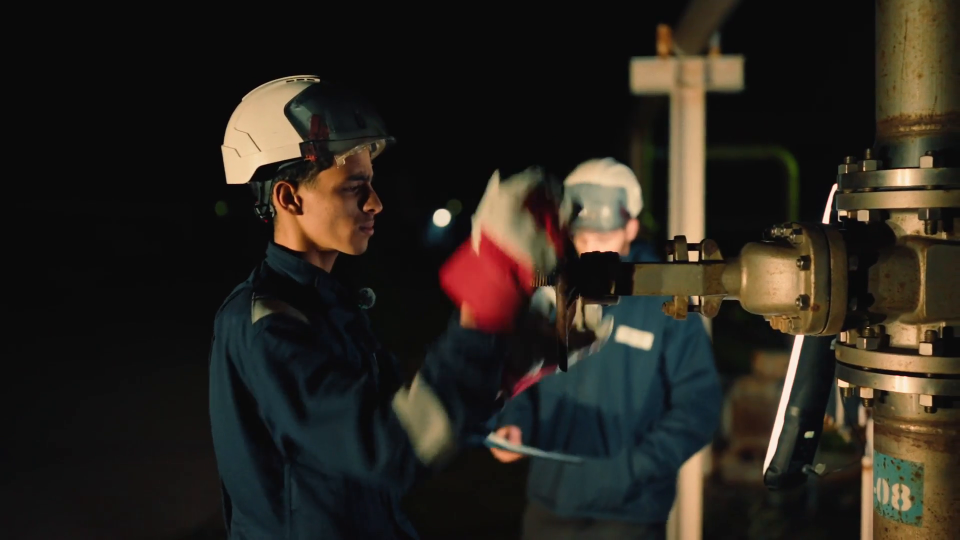
#> input picture frame 12 of video/15561206_1920_1080_25fps.mp4, 1920 x 1080 px, given in place of mantenimiento-1.mp4, which was not available (shown at 1/2 size)
$ python check_diff.py
#> lines starting #> are read from the running program, lines starting #| are printed output that depends on the picture
import cv2
import numpy as np

cap = cv2.VideoCapture('video/mantenimiento-1.mp4')
fps = cap.get(cv2.CAP_PROP_FPS)

# Check frame differences between consecutive frames 1 second apart vs 1 frame apart
ret, f1 = cap.read()
#> f1 is the input picture: shape (1080, 1920, 3); mean B, G, R 29.9, 36.8, 41.6
cap.set(cv2.CAP_PROP_POS_FRAMES, 25)
ret, f2 = cap.read()
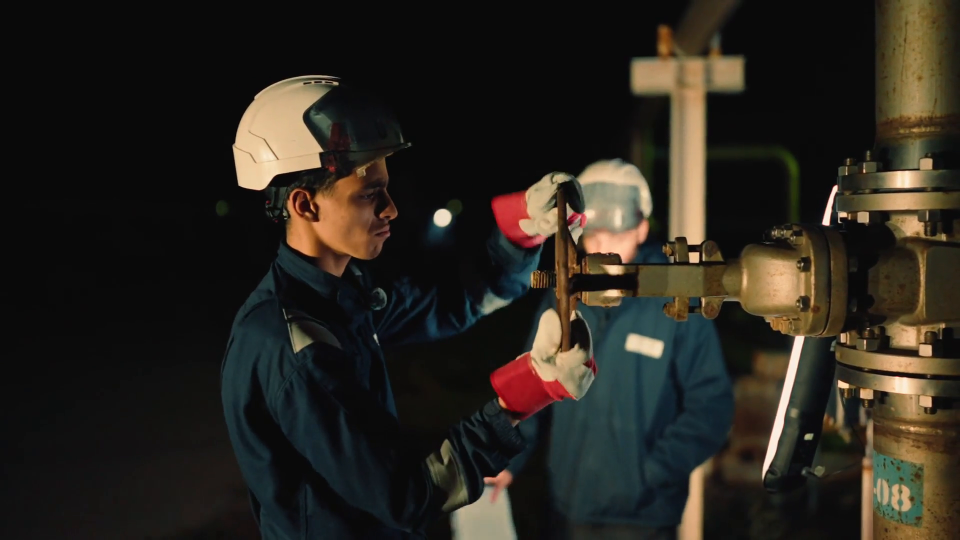
#> input picture frame 25 of video/15561206_1920_1080_25fps.mp4, 1920 x 1080 px, given in place of mantenimiento-1.mp4, which was not available (shown at 1/2 size)
#> f2 is the input picture: shape (1080, 1920, 3); mean B, G, R 30.4, 37.5, 41.8
cap.set(cv2.CAP_PROP_POS_FRAMES, 50)
ret, f3 = cap.read()
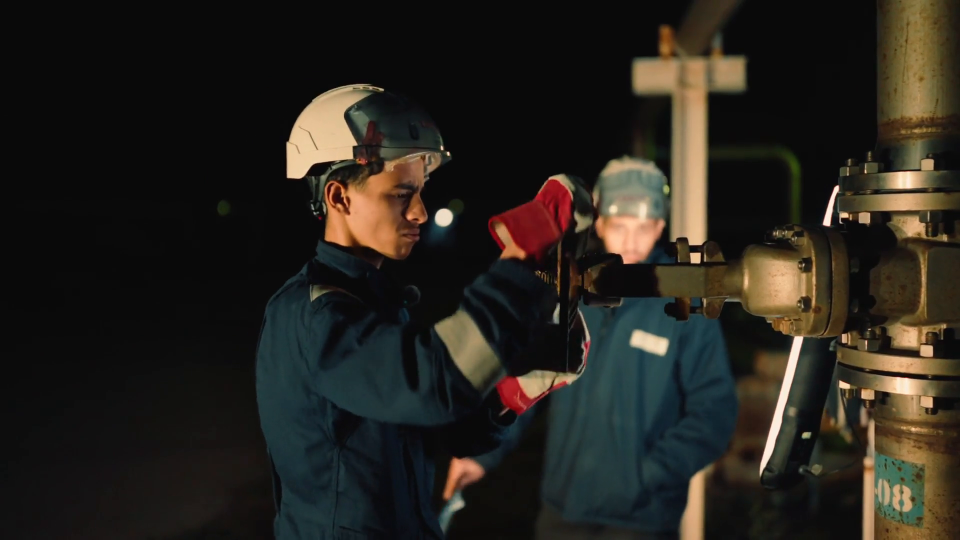
#> input picture frame 50 of video/15561206_1920_1080_25fps.mp4, 1920 x 1080 px, given in place of mantenimiento-1.mp4, which was not available (shown at 1/2 size)
#> f3 is the input picture: shape (1080, 1920, 3); mean B, G, R 29.4, 35.7, 39.2

diff1 = np.mean(np.abs(f1.astype(float) - f2.astype(float)))
#> diff1 = 13.04
diff2 = np.mean(np.abs(f2.astype(float) - f3.astype(float)))
#> diff2 = 14.72
print(f"Mean pixel diff across 1 sec: {diff1:.2f}, {diff2:.2f}")
#| Mean pixel diff across 1 sec: 13.04, 14.72

cap.release()

$ run again, starting later in the video
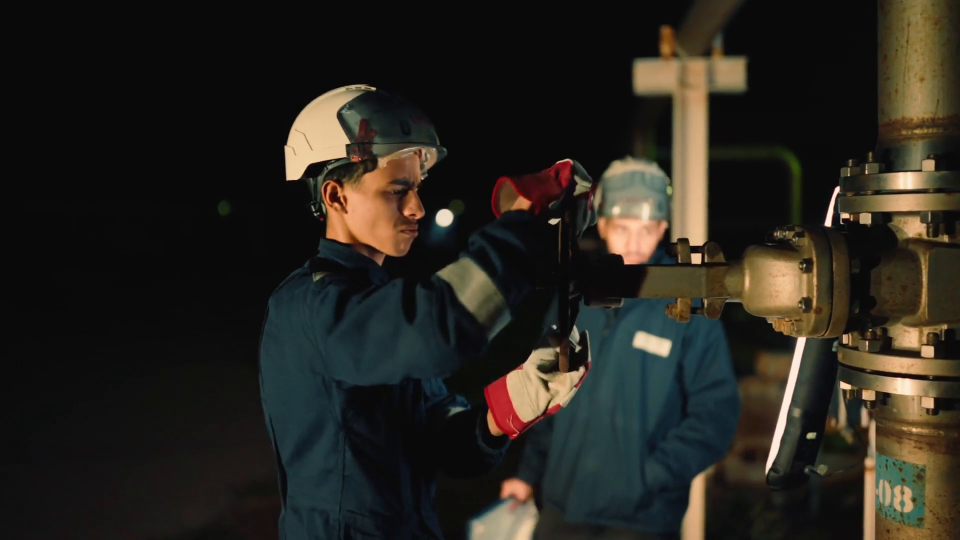
#> input picture frame 56 of video/15561206_1920_1080_25fps.mp4, 1920 x 1080 px, given in place of mantenimiento-1.mp4, which was not available (shown at 1/2 size)
#> f1 is the input picture: shape (1080, 1920, 3); mean B, G, R 30.3, 37, 40.1
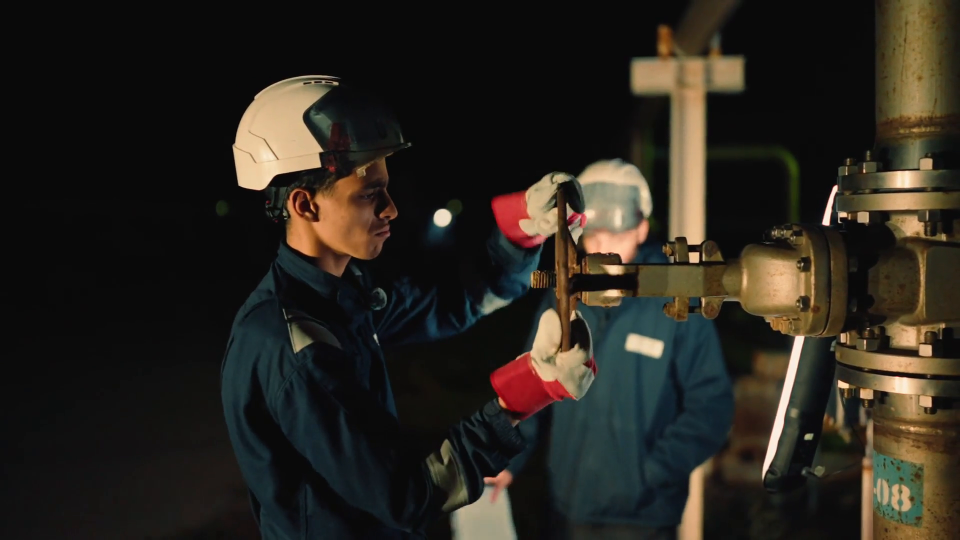
#> input picture frame 25 of video/15561206_1920_1080_25fps.mp4, 1920 x 1080 px, given in place of mantenimiento-1.mp4, which was not available (shown at 1/2 size)
#> f2 is the input picture: shape (1080, 1920, 3); mean B, G, R 30.4, 37.5, 41.8
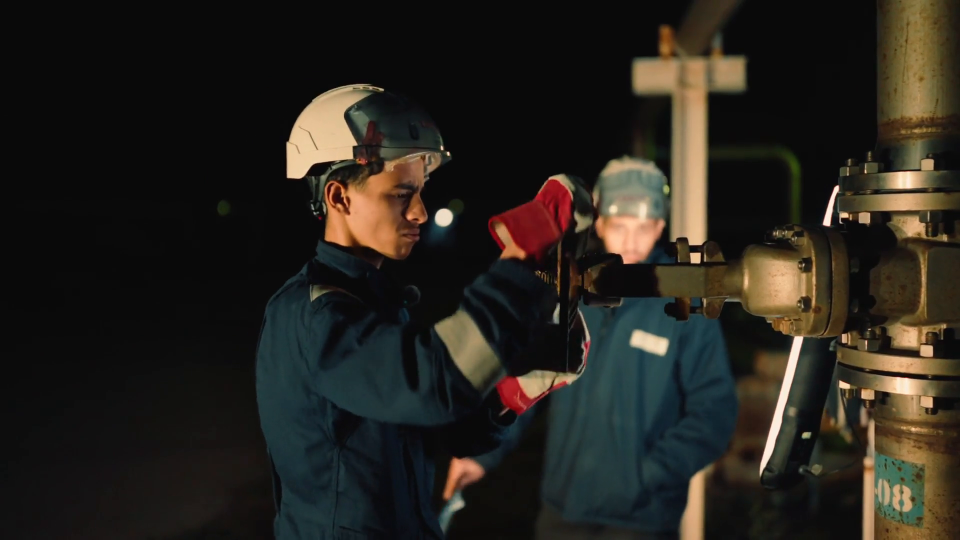
#> input picture frame 50 of video/15561206_1920_1080_25fps.mp4, 1920 x 1080 px, given in place of mantenimiento-1.mp4, which was not available (shown at 1/2 size)
#> f3 is the input picture: shape (1080, 1920, 3); mean B, G, R 29.4, 35.7, 39.2
#> diff1 = 15.62
#> diff2 = 14.72
#| Mean pixel diff across 1 sec: 15.62, 14.72

$ run again, starting later in the video
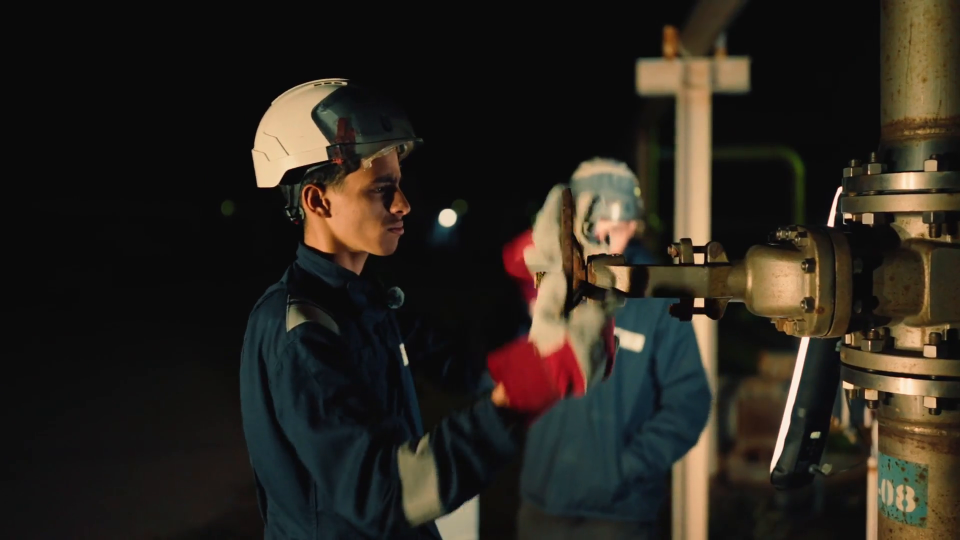
#> input picture frame 100 of video/15561206_1920_1080_25fps.mp4, 1920 x 1080 px, given in place of mantenimiento-1.mp4, which was not available (shown at 1/2 size)
#> f1 is the input picture: shape (1080, 1920, 3); mean B, G, R 29.9, 37.1, 42.1
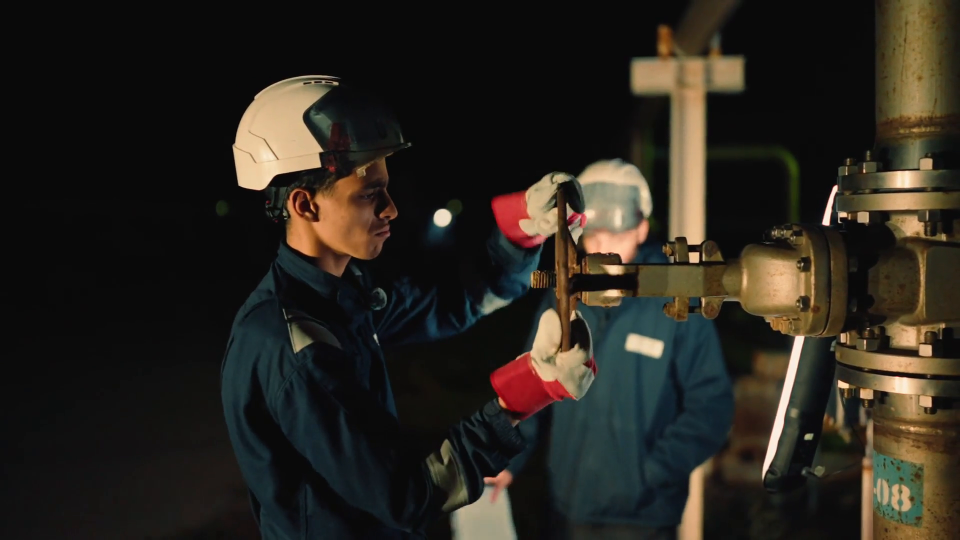
#> input picture frame 25 of video/15561206_1920_1080_25fps.mp4, 1920 x 1080 px, given in place of mantenimiento-1.mp4, which was not available (shown at 1/2 size)
#> f2 is the input picture: shape (1080, 1920, 3); mean B, G, R 30.4, 37.5, 41.8
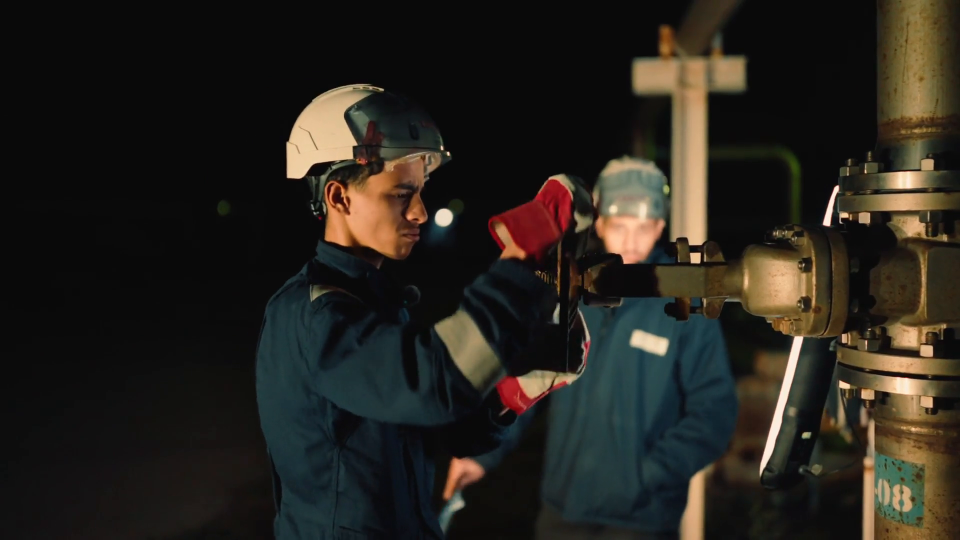
#> input picture frame 50 of video/15561206_1920_1080_25fps.mp4, 1920 x 1080 px, given in place of mantenimiento-1.mp4, which was not available (shown at 1/2 size)
#> f3 is the input picture: shape (1080, 1920, 3); mean B, G, R 29.4, 35.7, 39.2
#> diff1 = 15.19
#> diff2 = 14.72
#| Mean pixel diff across 1 sec: 15.19, 14.72
